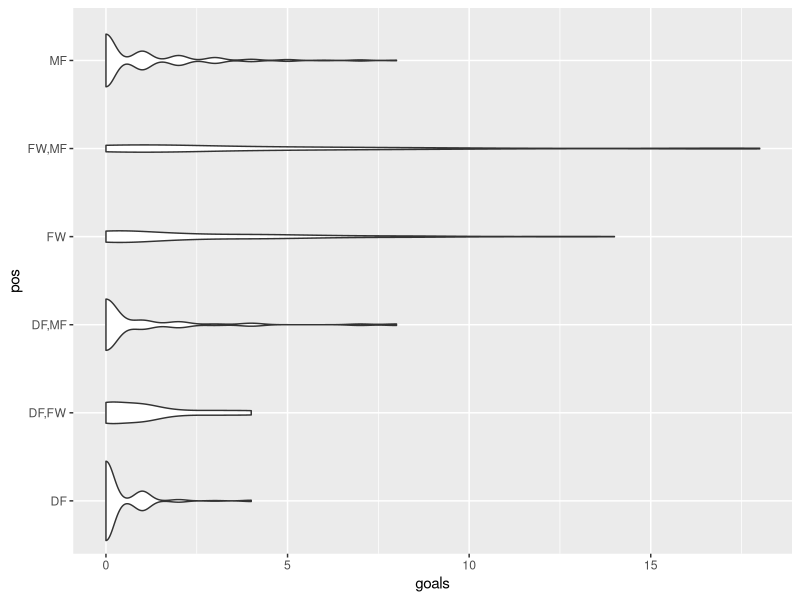

The R script that drew this image:
## ---- chunk 1
library(tidyverse)
nwsl <- read.csv("../Data/nwsl_season_stats.csv")
str(nwsl)
## ---- chunk 2
nwsl %>%
  ggplot(aes(x = goals, y = pos)) +
  geom_violin()
## ---- chunk 3
nwsl %>%
  group_by(pos) %>%
  summarize(count = n())
